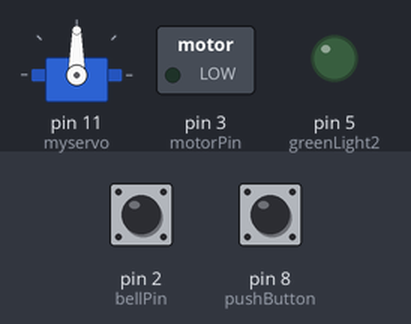
Bench run of a sketch on a simulated Arduino Uno, built with avr-gcc and run on an emulated ATmega328P. Shown: servo, switched loads named in the sketch (green lamp = pin HIGH), output pins drawn as LEDs (lit = HIGH). The test bench sets the inputs (shaded band); at power-on: pin 8 (pushButton) LOW, pin 2 (bellPin) HIGH. What the sketch prints to the serial monitor is not drawn.

Above: at 1.2 s.
1.3 s: pin 8 (pushButton) pulled HIGH for 0.15 s
At 1.36 s:
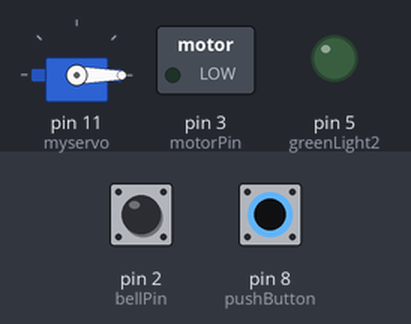
4.3 s: pin 8 (pushButton) pulled HIGH for 1 s
At 5.59 s:
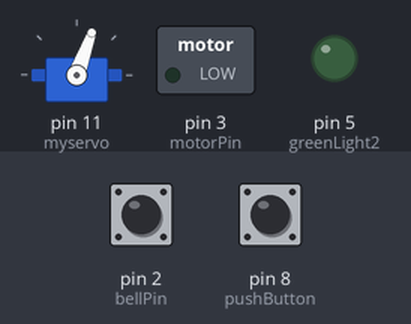
7.3 s: pin 8 (pushButton) pulled HIGH for 3.2 s
Timing chart, 0 to 12.0 s (numbered marks = the images above; inputs shaded):
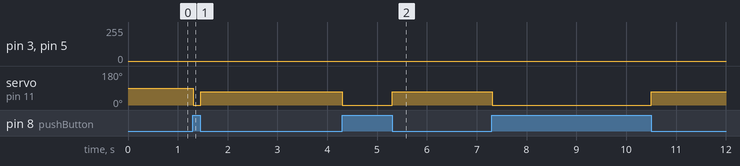

Measured:
- after the input at 1.3 s, pin 3 (motorPin): stays 0/255 (without the input it goes to 28/255 after 1.9 s); pin 5 (greenLight2): stays 0/255 (without the input it goes to 73/255 after 1.9 s); servo on pin 11 (myservo): 90° → 0° at once, → 70° 0.15 s later
- after the input at 4.3 s, pin 3 (motorPin): stays 0/255 (without the input it goes to 21/255 after 1.9 s); pin 5 (greenLight2): stays 0/255 (without the input it goes to 24/255 after 1.9 s); servo on pin 11 (myservo): 70° → 0° at once, → 70° 1.0 s later

The sketch:

Pinball.ino
```cpp
#include <Servo.h>


int ledPin = 3;
int analogPin = A0;
int pushButton = 8;
int motorPin = 3;
int bellPin = 2;
int isBellHit;
int bellState;
int n = 180;
int debounce = 1;
int previous = 1;
int greenLight1 = 3;
int greenLight2 = 5;
int i = 0;
int s = 45;
int delta = 1;
int sDelta = 1;

long time = 0;

Servo myservo;
long pTime = 0;
boolean pressed = false;

void setup() {
  // put your setup code here, to run once:
  pinMode(greenLight1, OUTPUT);
  pinMode(greenLight2, OUTPUT);

  Serial.begin(9600);
  pinMode(pushButton, INPUT);
  pinMode(bellPin, INPUT);
  pinMode(motorPin, OUTPUT);
  analogWrite(motorPin, 255);

  myservo.attach(11);

}

void loop() {

  analogWrite(greenLight1, i);
  analogWrite(greenLight2, s);

  //delay(10);
  if(i > 100){
    delta = -1;
  }
  if(i < 1){
    delta = 1;
  }

  if(s > 100){
    sDelta = -1;
  }
  if(s < 1){
    sDelta = 1;
  }
  i = i + delta;
  s = s + sDelta;


  int buttonState = digitalRead(pushButton);
  //Serial.println(buttonState);
  if (buttonState == 1) {
    pressed = true;
    myservo.write(0);
  }
  if ((pressed == true) && (buttonState == 0)) {
    pressed = false;
    myservo.write(70);
    pTime = millis();
    //Serial.println("BUTTON PRESSED");
  }

  isBellHit = digitalRead(bellPin);
  Serial.println(isBellHit);

  // If the switch changed, due to bounce or pressing...
  if (isBellHit != previous) {
    // reset the debouncing timer
    time = millis();
  }

  if ((millis() - time) > debounce) {
    // whatever the switch is at, its been there for a long time
    // so lets settle on it!
    bellState = isBellHit;
    if(bellState == 0){
    }
    // Now invert the output on the pin13 LED

  }

  // Save the last reading so we keep a running tally
  previous = isBellHit;

}
```
